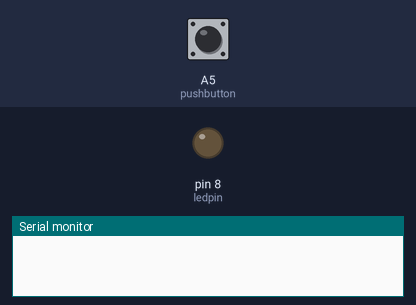
Bench run of a sketch on a simulated Arduino Uno, built with avr-gcc and run on an emulated ATmega328P. On the bench: output pins drawn as LEDs (lit = HIGH), the last lines printed to the serial monitor. Dashed ring = blinking. The inputs (shaded band) are chosen by the test bench; at power-on: A5 (pushbutton) LOW.

Above: at 1.2 s.
1.3 s: A5 (pushbutton) pulsed HIGH 5 times (0.12 s each, 0.3 s apart)
At 1.75 s:
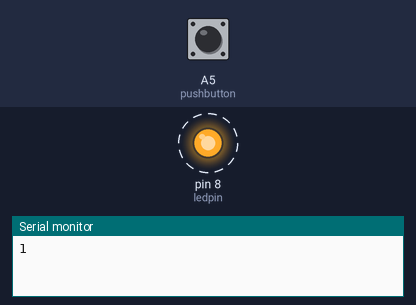
4.3 s: A5 (pushbutton) pulled HIGH for 0.15 s
At 5.1 s:
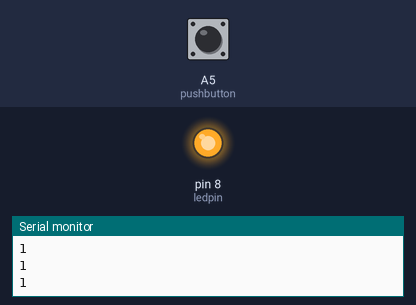
5.9 s: A5 (pushbutton) pulled HIGH for 1 s
At 6.3 s:
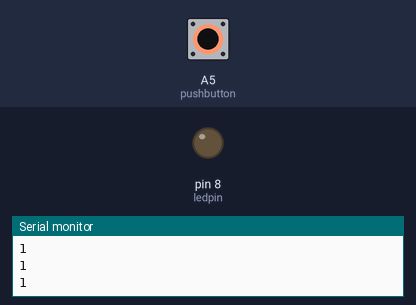
Timing chart, 0 to 8.9 s (numbered marks = the images above; inputs shaded):
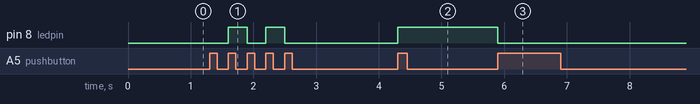

Measured:
- after the input at 1.3 s, pin 8 (ledpin): alternates HIGH for 0.30 s and LOW for 0.30 s, 4 changes in all, then stays LOW, starting after 0.30 s
- after the input at 4.3 s, pin 8 (ledpin): LOW → HIGH at once
- after the input at 5.9 s, pin 8 (ledpin): HIGH → LOW at once

The sketch:

toggle_switch.ino
```cpp
int ledstate= 1;
int pushbutton= A5;
int ledpin= 8;
int newval = 1;
int oldval = 0;

// This is a toggle switch code but It's for push up switch which means button output will be 1 when button is not pushed.
// when button is pushed value will be 0

void setup() {
  // put your setup code here, to run once:
  pinMode(ledpin, OUTPUT);
  pinMode(pushbutton, INPUT);
  Serial.begin(9600);
}

void loop() {
  // put your main code here, to run repeatedly:
  newval= digitalRead(pushbutton);

  if (oldval == 0 && newval == 1){
    if (ledstate==0){
      digitalWrite(ledpin, HIGH);
      ledstate=1;
      Serial.println(ledstate);
    }
    else{
      digitalWrite(ledpin, LOW);
      ledstate= 0;
    }
  }
  oldval=newval;
  delay(100);

  // Coded by Nabil

}
```
